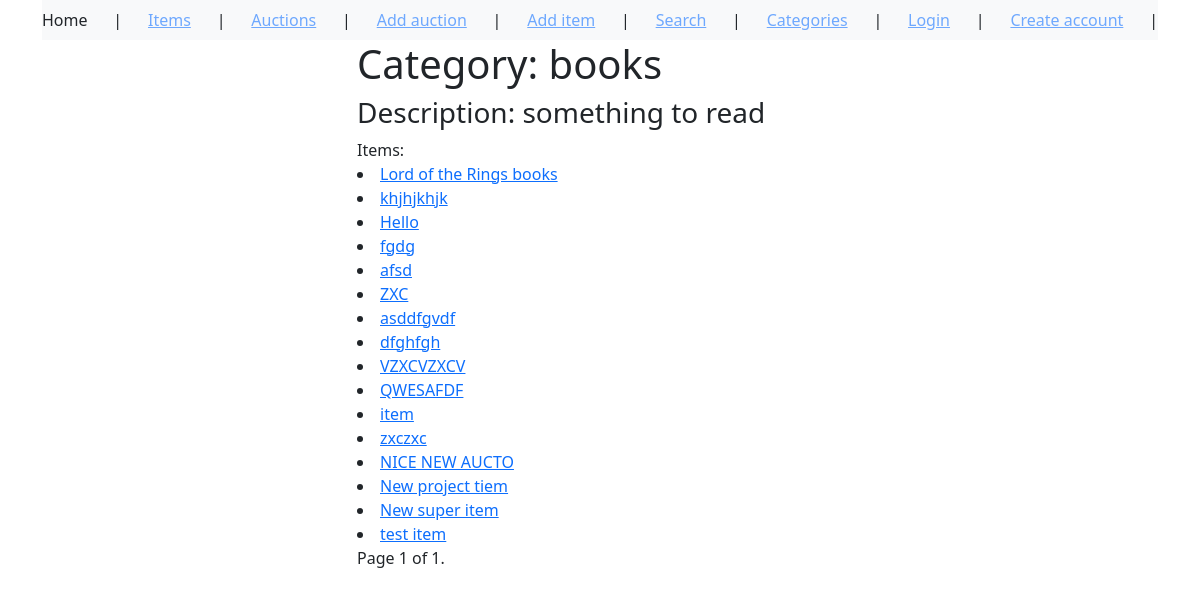
/category/books, run on the app's committed database.
### auctions/models.py (models this page shows, shortened)
class Category(models.Model):
    name = models.SlugField(max_length=64)
    description = models.TextField()

class Item(models.Model):
    name = models.CharField(max_length=64)
    description = models.TextField()
    image = models.ImageField(null=True,
                            blank=True,
                            upload_to='images/')
    category = models.ForeignKey(Category, on_delete=models.CASCADE)
    creator = models.ForeignKey(User, on_delete=models.CASCADE, null=True, blank=True)

### auctions/views.py (the view)
# urls.py: path('category/<slug:slug>', auctions.CategoryDetails.as_view()),
class CategoryDetails(View):
    def get(self, request, *args, **kwargs):
        slug = kwargs['slug']   # Get category name from URL
        category = Category.objects.get(name=slug)
        items = category.item_set.all()
        paginator = Paginator(items, 25)
        page_number = request.GET.get('page')
        page_obj = paginator.get_page(page_number)
        context = {
            'category': category,
            'items': page_obj
        }
        return render(request, 'auctions/category_detail.html', context)

### templates/auctions/category_detail.html (shortened to what this page needs)
{% extends 'auctions/base_template.html' %}
{% block content %}
<h1>Category: {{ category.name }}</h1>
<h3>Description: {{ category.description }}</h3>
Items: <br>
{% for item in items %}
<li>
<a href="/items/{{ item.id }}">{{ item.name }}</a>
</li>
{% endfor %}
<div class="pagination">
    <span class="step-links">
        <span class="current">
            Page {{ items.number }} of {{ items.paginator.num_pages }}.
        </span>
    </span>
</div>
{% endblock %}

### data on the page
Category: name "books", description "something to read"
Item: name "Lord of the Rings books"
Item: name "khjhjkhjk"
Item: name "Hello"
Item: name "fgdg"
Item: name "afsd"
Item: name "ZXC"
Item: name "asddfgvdf"
Item: name "dfghfgh"
Item: name "VZXCVZXCV"
Item: name "QWESAFDF"
Item: name "item"
Item: name "zxczxc"
Item: name "NICE NEW AUCTO"
Item: name "New project tiem"
Item: name "New super item"
Item: name "test item"

### other printed values
{{ items.number }} "1"
{{ items.paginator.num_pages }} "1"
